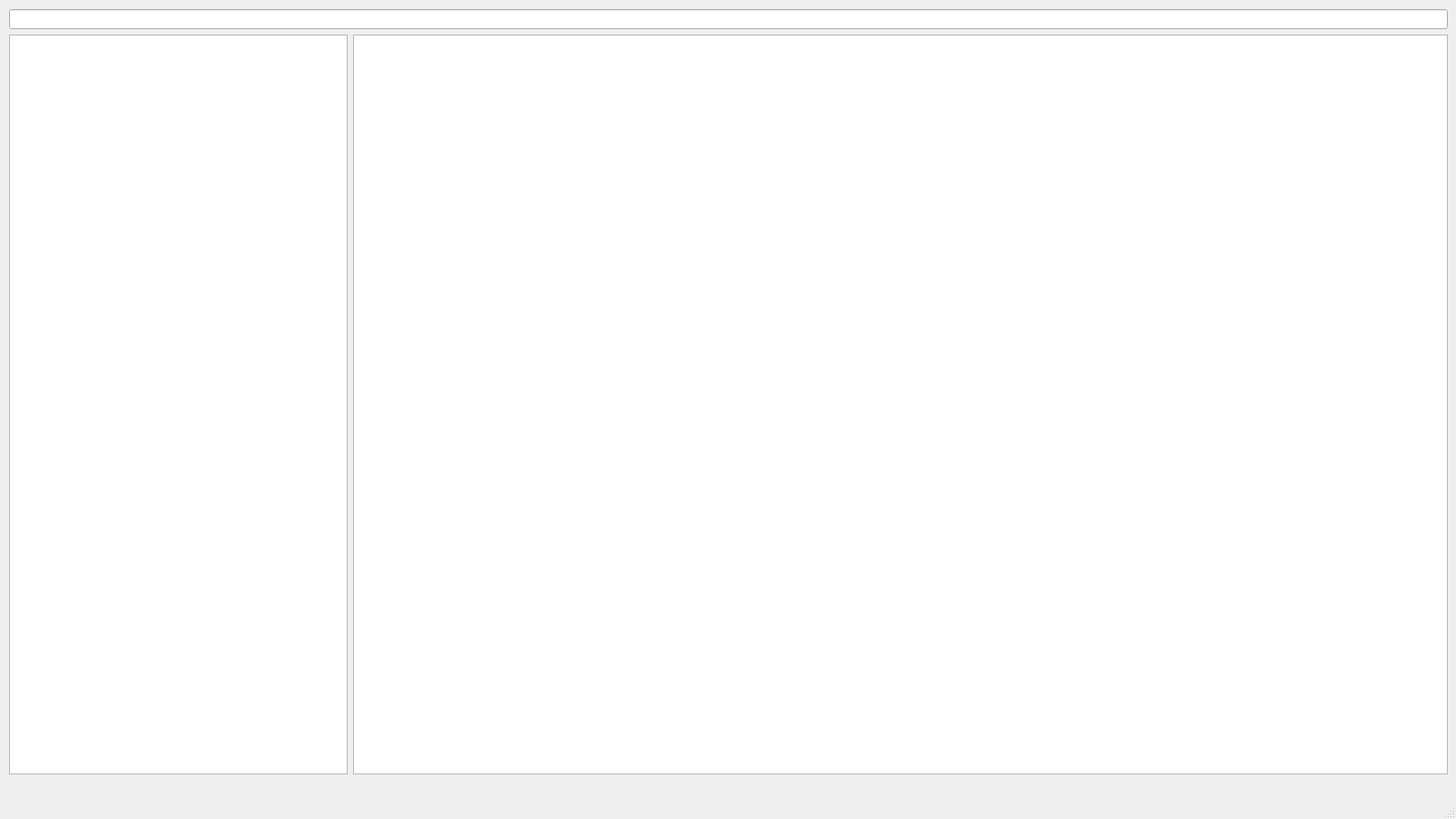
<?xml version="1.0" encoding="UTF-8"?>
<ui version="4.0">
 <class>RegistryDialog</class>
 <widget class="QMainWindow" name="RegistryDialog">
  <property name="geometry">
   <rect>
    <x>0</x>
    <y>0</y>
    <width>1600</width>
    <height>900</height>
   </rect>
  </property>
  <property name="windowTitle">
   <string>MainWindow</string>
  </property>
  <widget class="QWidget" name="centralwidget">
   <widget class="QWidget" name="">
    <property name="geometry">
     <rect>
      <x>10</x>
      <y>10</y>
      <width>1581</width>
      <height>841</height>
     </rect>
    </property>
    <layout class="QGridLayout" name="gridLayout">
     <item row="1" column="0">
      <widget class="QTreeView" name="pathTreeView">
       <property name="minimumSize">
        <size>
         <width>200</width>
         <height>0</height>
        </size>
       </property>
       <property name="maximumSize">
        <size>
         <width>372</width>
         <height>16777215</height>
        </size>
       </property>
      </widget>
     </item>
     <item row="0" column="0" colspan="2">
      <widget class="QLineEdit" name="pathLineEdit"/>
     </item>
     <item row="1" column="1">
      <widget class="QTableView" name="valueTableView"/>
     </item>
    </layout>
   </widget>
  </widget>
  <widget class="QMenuBar" name="menubar">
   <property name="geometry">
    <rect>
     <x>0</x>
     <y>0</y>
     <width>1600</width>
     <height>24</height>
    </rect>
   </property>
  </widget>
  <widget class="QStatusBar" name="statusbar"/>
 </widget>
 <resources/>
 <connections/>
</ui>
